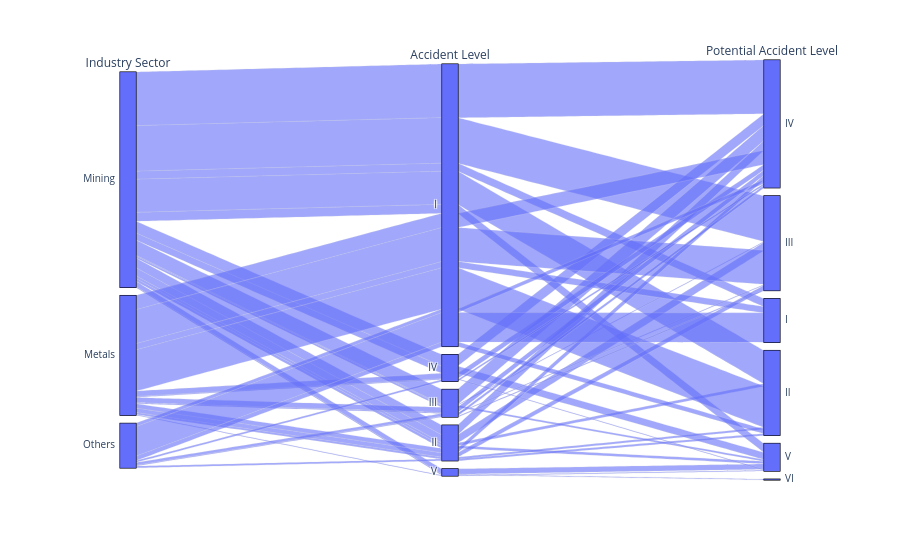

The notebook cell this image was saved under:
### Code cell
#Parrallel Maps
data3=safety_data[['Industry Sector','Accident Level','Potential Accident Level']]
fig = express.parallel_categories(data3, 
                                  color_continuous_scale=express.colors.diverging.Tealrose)
fig.show()

### Figure 1 — Plotly figure (JSON) as saved in the notebook; plotly's stock layout.template omitted (floating-point values rounded to 4 significant figures; data arrays with more than 128 entries replaced by an {"elided": "..."} marker saying what was removed)
{"data": [{"dimensions": [{"label": "Industry Sector", "values": {"elided": "425 str values"}}, {"label": "Accident Level", "values": {"elided": "425 str values"}}, {"label": "Potential Accident Level", "values": {"elided": "425 str values"}}], "domain": {"x": [0, 1], "y": [0, 1]}, "name": "", "type": "parcats"}], "layout": {"legend": {"tracegroupgap": 0}, "margin": {"t": 60}}}
